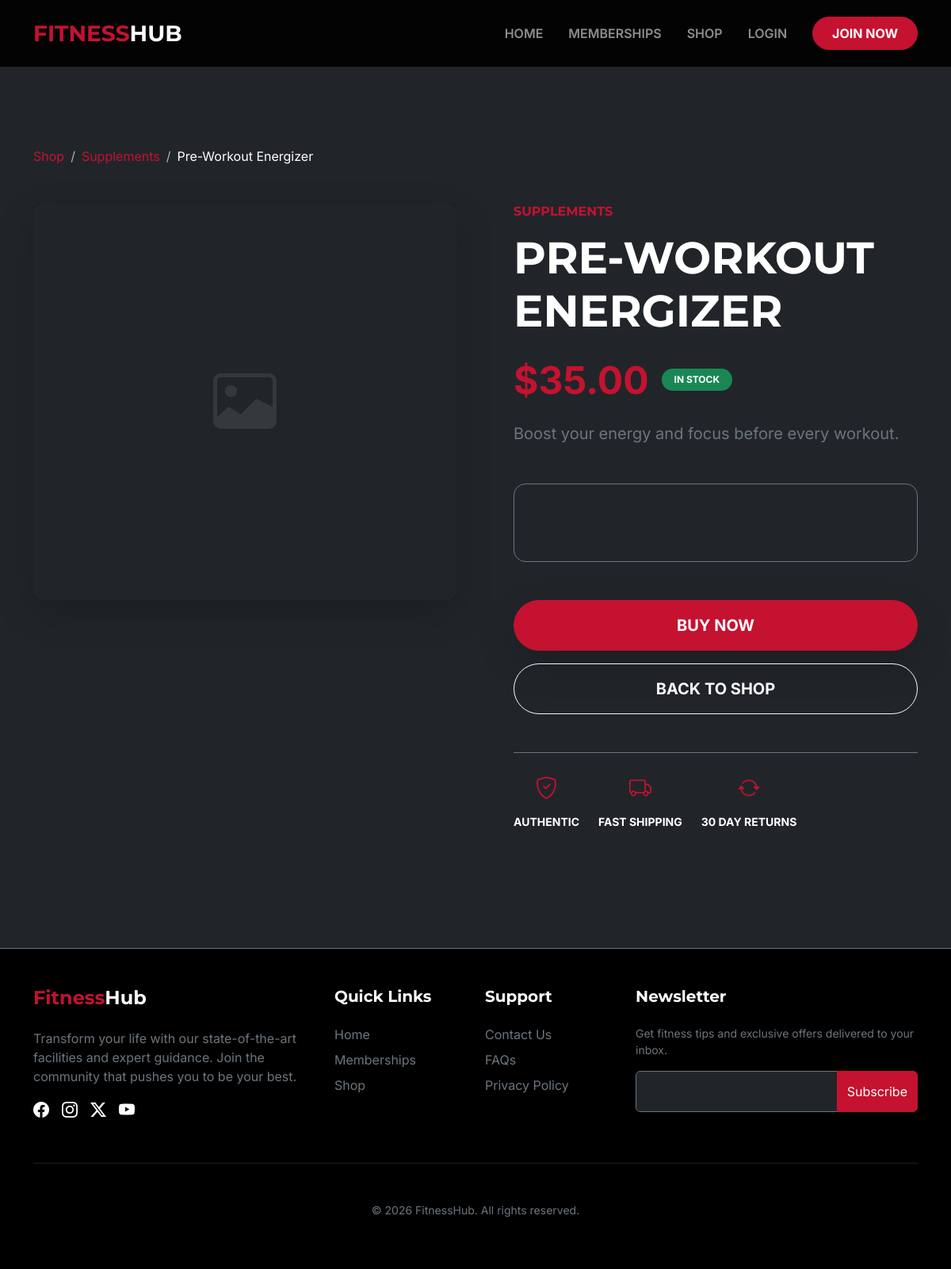
Page /shop/product/pre-workout-energizer/ on the committed database.
### shop/models.py (models this page shows, shortened)
class Product(models.Model):
    category = models.ForeignKey(Category, on_delete=models.CASCADE, related_name='products')
    name = models.CharField(max_length=200)
    slug = models.SlugField(unique=True)
    description = models.TextField()
    price = models.DecimalField(max_digits=10, decimal_places=2)
    image = models.ImageField(upload_to='products/', blank=True, null=True)
    stock = models.PositiveIntegerField(default=0)
    is_available = models.BooleanField(default=True)
    created = models.DateTimeField(auto_now_add=True)
    updated = models.DateTimeField(auto_now=True)

class Category(models.Model):
    name = models.CharField(max_length=100)
    slug = models.SlugField(unique=True)
    class Meta:
        verbose_name_plural = "Categories"

### shop/views.py (the view)
# urls.py: path('product/<slug:slug>/', views.product_detail, name='product_detail'),
def product_detail(request, slug):
    product = get_object_or_404(Product, slug=slug, is_available=True)
    return render(request, 'shop/product_detail.html', {'product': product})

### shop/templates/shop/product_detail.html (shortened to what this page needs)
{% extends 'base.html' %}
{% block content %}
<section class="section-padding">
    <div class="container">
        <nav aria-label="breadcrumb" class="mb-5">
            <ol class="breadcrumb">
                <li class="breadcrumb-item"><a href="{% url 'shop_home' %}" class="text-primary-theme text-decoration-none">Shop</a></li>
                <li class="breadcrumb-item"><a href="{% url 'product_list_by_category' product.category.slug %}" class="text-primary-theme text-decoration-none">{{ product.category.name }}</a></li>
                <li class="breadcrumb-item active text-white" aria-current="page">{{ product.name }}</li>
            </ol>
        </nav>
        <div class="row g-5">
            <div class="col-lg-6">
                <div class="card bg-black border-0 shadow-lg overflow-hidden rounded-3">
                    {% if product.image %}
                        <img src="{{ product.image.url }}" class="img-fluid w-100 h-100 object-fit-cover" alt="{{ product.name }}" style="min-height: 500px;">
                    {% else %}
                        <div class="bg-dark text-center py-5 d-flex align-items-center justify-content-center" style="min-height: 500px;">
                            <i class="bi bi-image display-1 text-secondary opacity-25"></i>
                        </div>
                    {% endif %}
                </div>
            </div>
            <div class="col-lg-6">
                <div class="ps-lg-4">
                    <h6 class="text-primary-theme fw-bold text-uppercase mb-3 tracking-widest">{{ product.category.name }}</h6>
                    <h1 class="display-4 fw-bold mb-4 text-uppercase">{{ product.name }}</h1>
                    <div class="d-flex align-items-center mb-4">
                        <span class="display-5 fw-bold text-primary-theme me-3">${{ product.price }}</span>
                        {% if product.stock > 0 %}
                            <span class="badge bg-success text-uppercase px-3 py-2 rounded-pill small fw-bold">In Stock</span>
                        {% else %}
                            <span class="badge bg-danger text-uppercase px-3 py-2 rounded-pill small fw-bold">Out of Stock</span>
                        {% endif %}
                    </div>
                    <p class="text-secondary fs-5 mb-5 leading-relaxed">{{ product.description }}</p>
                    <div class="card bg-dark border-secondary p-4 mb-5">
                        <div class="row g-4">
                            <div class="col-sm-6">
                                <h6 class="text-uppercase small fw-bold text-muted mb-2">Availability</h6>
                                <p class="mb-0 fw-bold">{% if product.stock > 0 %}{{ product.stock }} Units Left{% else %}Not Available{% endif %}</p>
                            </div>
                            <div class="col-sm-6">
                                <h6 class="text-uppercase small fw-bold text-muted mb-2">Free Delivery</h6>
                                <p class="mb-0 fw-bold">Orders over $50</p>
                            </div>
                        </div>
                    </div>
                    <div class="d-grid gap-3">
                        {% if product.stock > 0 %}
                            <a href="{% url 'order_create' product.id %}" class="btn btn-primary-theme text-white btn-lg py-3 rounded-pill fw-bold text-uppercase shadow-lg">Buy Now</a>
                        {% else %}
                            <button class="btn btn-outline-secondary btn-lg py-3 rounded-pill fw-bold text-uppercase" disabled>Sold Out</button>
                        {% endif %}
                        <a href="{% url 'shop_home' %}" class="btn btn-outline-light btn-lg py-3 rounded-pill fw-bold text-uppercase">Back to Shop</a>
                    </div>
                    <div class="mt-5 pt-4 border-top border-secondary">
                        <div class="d-flex gap-4">
                            <div class="text-center">
                                <i class="bi bi-shield-check text-primary-theme fs-3 mb-2 d-block"></i>
                                <span class="small text-uppercase fw-bold">Authentic</span>
                            </div>
                            <div class="text-center">
                                <i class="bi bi-truck text-primary-theme fs-3 mb-2 d-block"></i>
                                <span class="small text-uppercase fw-bold">Fast Shipping</span>
                            </div>
                            <div class="text-center">
                                <i class="bi bi-arrow-repeat text-primary-theme fs-3 mb-2 d-block"></i>
                                <span class="small text-uppercase fw-bold">30 Day Returns</span>
                            </div>
                        </div>
                    </div>
                </div>
            </div>
        </div>
    </div>
</section>
{% endblock %}

### static/css/style.css (style rules this page uses)
:root { --primary-theme: #c41230; --primary-hover: #a00e26; --bg-dark: #121212; --bg-black: #000000; --text-muted: #adb5bd; --transition-base: all 0.3s ease; }
body { background-color: var(--bg-dark); font-family: 'Inter', sans-serif; color: #ffffff; overflow-x: hidden; }
h1, h2, h3, h4, h5, h6, .navbar-brand { font-family: 'Montserrat', sans-serif; }
.text-primary-theme { color: var(--primary-theme) !important; }
.btn-primary-theme { background-color: var(--primary-theme); border-color: var(--primary-theme); transition: var(--transition-base); }
.card { background-color: #1e1e1e; border: 1px solid rgba(255,255,255,0.05); border-radius: 15px; overflow: hidden; transition: var(--transition-base); }
.breadcrumb-item + .breadcrumb-item::before { color: var(--text-muted); }
.section-padding { padding: 100px 0; }
.bg-black { background-color: var(--bg-black) !important; }

### rows in the picture
Product: category.name "Supplements", name "Pre-Workout Energizer", category.name "SUPPLEMENTS", name "PRE-WORKOUT ENERGIZER", price "35.00", description "Boost your energy and focus before every workout."
